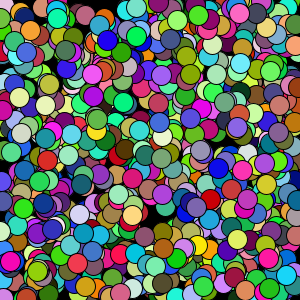
Frame 1 (no input)
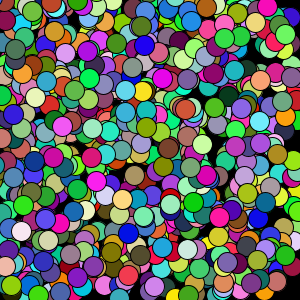
Frame 60 (the mouse pressed at the canvas centre just before this capture)
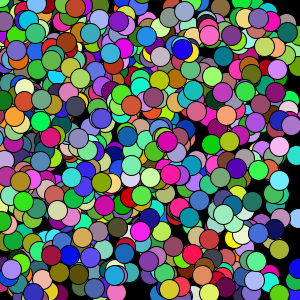
Frame 120 (the mouse held since frame 60 and released just before this capture)

The Processing sketch that drew these frames (run headless with seeded random() and noise(); from frame 60 on, the mouse is pressed at the canvas centre):

// Processing sketch: arrayAndClass
// ── arrayAndClass.pde
class Ball {
  float x, y;
  color c;
  float vx, vy;
}

ArrayList<Ball> balls;

void setup() {
  size(300, 300);
  balls = new ArrayList<Ball>();
  Ball ball;
  
  for (int i = 0; i < 1000; i++) {
    ball = new Ball();
    ball.x = random(width);
    ball.y = random(height);
    ball.c = color(random(255), random(255), random(255));
    ball.vx = random(-1, 1);
    ball.vy = random(-1, 1);
    balls.add(ball);  
  }
}

void draw() {
  background(0);
  int n = balls.size();
  for (int i = 0; i < n; i++) {
    Ball ball = balls.get(i);
    fill(ball.c);
    ellipse(ball.x, ball.y, 20, 20);
    ball.x = (ball.x + ball.vx) % width;
    ball.y = (ball.y + ball.vy) % height;
  }
}
